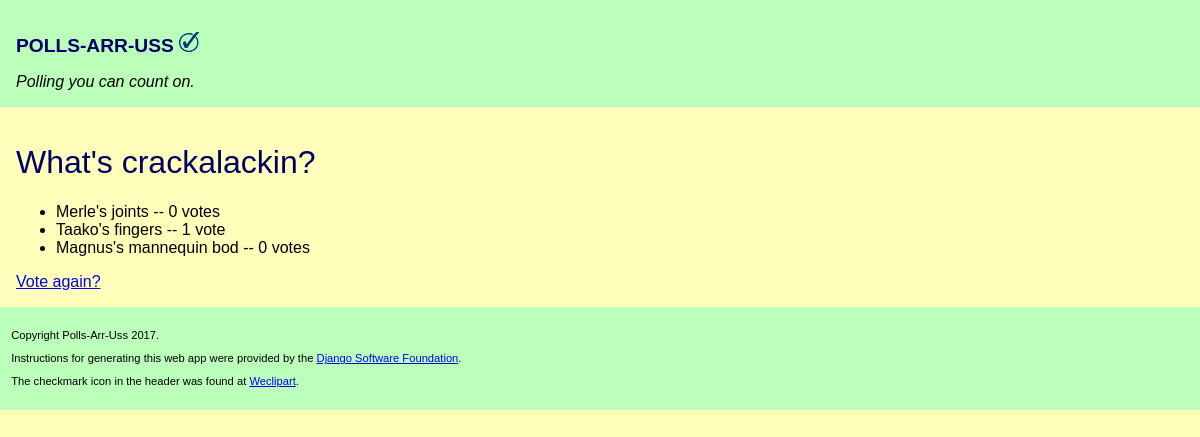
The app's page /polls/2/results/ with its own data.
### polls/models.py (models this page shows, shortened)
class Question(models.Model):
    question_text = models.CharField(max_length=200)
    pub_date = models.DateTimeField('date published')

class Choice(models.Model):
    question = models.ForeignKey(Question, on_delete=models.CASCADE)
    choice_text = models.CharField(max_length=200)
    votes = models.IntegerField(default=0)

### polls/views.py (the view)
# urls.py: url(r'^(?P<pk>[0-9]+)/results/$', views.ResultsView.as_view(), name='results'),
class ResultsView(generic.DetailView):
    model = Question
    template_name = 'polls/results.html'

### polls/templates/polls/results.html
{% extends 'polls/base.html' %}
{% block content %}
    <h1>{{ question.question_text }}</h1>
    <ul>
        {% for choice in question.choice_set.all %}
            <li>{{ choice.choice_text }} -- {{ choice.votes }} vote{{ choice.votes|pluralize }}</li>
        {% endfor %}
    </ul>
    <a href="{% url 'polls:detail' question.id %}">Vote again?</a>
{% endblock %}

### polls/static/polls/style.css (style rules this page uses)
html,body { margin:0; background-color:#ffffbb; font-family:sans-serif; }
h1 { font-weight:500; color:#000066; }

### records on screen
Question: question_text "What's crackalackin?"
Choice: choice_text "Merle's joints", votes "0"
Choice: choice_text "Taako's fingers", votes "1"
Choice: choice_text "Magnus's mannequin bod", votes "0"
